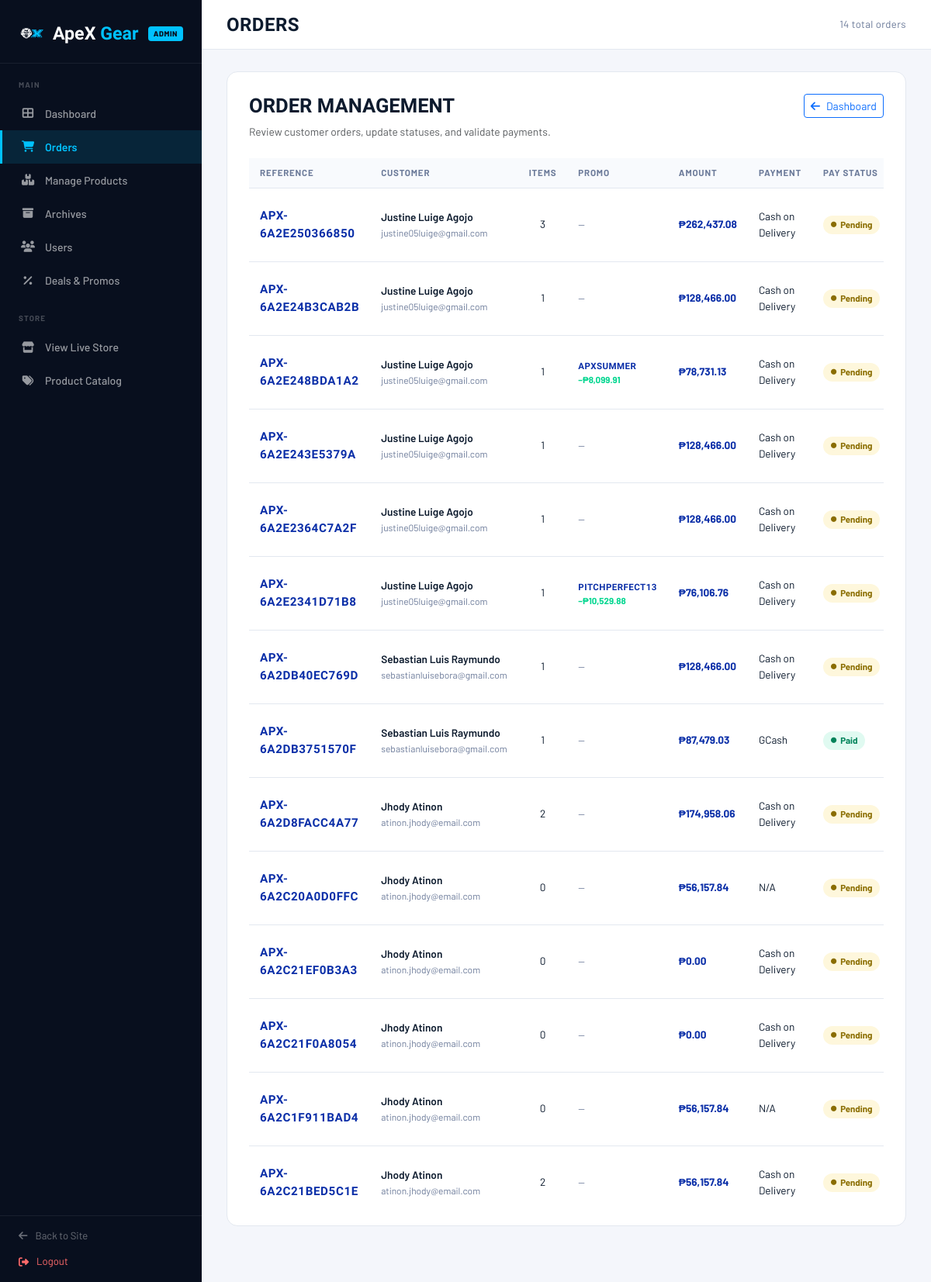
Screenshot of /admin/manage_orders.php (signed in) with the database file from the repository.
### tables this page shows
CREATE TABLE `orders_tbl` (
  `order_id` int(11) NOT NULL,
  `user_id` int(11) DEFAULT NULL,
  `order_ref_code` varchar(50) NOT NULL,
  `coupon_id` int(11) DEFAULT NULL,
  `coupon_code` varchar(50) DEFAULT NULL,
  `discount_amount` decimal(10,2) NOT NULL DEFAULT 0.00,
  `subtotal` decimal(10,2) NOT NULL,
  `tax` decimal(10,2) NOT NULL,
  `shipping_fee` decimal(10,2) NOT NULL,
  `total_amount` decimal(10,2) NOT NULL,
  `order_status` varchar(50) NOT NULL DEFAULT 'Pending',
  `created_at` datetime NOT NULL DEFAULT current_timestamp()
);

CREATE TABLE `users_tbl` (
  `user_id` int(11) NOT NULL,
  `first_name` varchar(50) NOT NULL,
  `last_name` varchar(50) NOT NULL,
  `m_name` varchar(50) DEFAULT NULL,
  `gender` varchar(20) DEFAULT NULL,
  `username` varchar(50) NOT NULL,
  `email` varchar(100) NOT NULL,
  `password` varchar(255) NOT NULL,
  `otp_code` int(6) DEFAULT NULL
);

### database/db_connect.php (called while the page is built, shortened)
<?php
class Database
{
    private $host = 'localhost';
    private $username = 'root';
    private $password = '';
    private $dbname = 'apexgear_db';
    public $conn;
    private function connect()
    {
        $this->conn = new mysqli($this->host, $this->username, $this->password, $this->dbname);
        $this->conn->set_charset("utf8mb4");
        $this->conn->query("SET time_zone = '+08:00'");
    }
    public function getConnection()
    {
        return $this->conn;
    }
}

### classes/Inventory.php (called while the page is built, shortened)
<?php
require_once __DIR__ . '/../database/db_connect.php';
class Inventory
{
    private $conn;
    public function __construct()
    {
        $db = new Database();
        $this->conn = $db->getConnection();
    }
    public function getAllOrders() {
        $query = "
            SELECT o.*, o.order_ref_code AS reference_number,
                   u.first_name, u.last_name, u.email, u.username,
                   TRIM(CONCAT_WS(' ', NULLIF(u.first_name, ''), NULLIF(u.last_name, ''))) AS customer_name,
                   TRIM(CONCAT_WS(' ', NULLIF(sa.first_name, ''), NULLIF(sa.last_name, ''))) AS shipping_name,
                   COALESCE(
                       NULLIF(TRIM(CONCAT_WS(' ', NULLIF(u.first_name, ''), NULLIF(u.last_name, ''))), ''),
                       NULLIF(TRIM(CONCAT_WS(' ', NULLIF(sa.first_name, ''), NULLIF(sa.last_name, ''))), ''),
                       NULLIF(u.username, ''),
                       'Guest'
                   ) AS display_customer_name,
                   sa.phone_number, sa.street_address, sa.city, sa.zip_code,
                   p.method AS payment_method,
                   p.status AS payment_status,
                   p.qr_screenshot_path AS payment_screenshot,
                   p.transaction_id,
                   (SELECT SUM(quantity) FROM order_items_tbl WHERE order_id = o.order_id) as items_count
            FROM orders_tbl o
            LEFT JOIN users_tbl u ON o.user_id = u.user_id
            LEFT JOIN shipping_address_tbl sa ON sa.order_ref_code = o.order_ref_code
            LEFT JOIN payments_tbl p ON o.order_id = p.order_id
            ORDER BY o.created_at DESC
        ";
        $result = $this->conn->query($query);
        $orders = [];
        if ($result) {
            while ($row = $result->fetch_assoc()) {
                $orderId = $row['order_id'];
                $itemQuery = "
                    SELECT oi.product_id, oi.quantity AS qty, oi.price_at_checkout AS price,
                           (oi.quantity * oi.price_at_checkout) AS line_total,
                           p.name, b.brand_name AS brand, c.category_name AS category,
                           (SELECT image_path FROM product_images_tbl WHERE product_id = p.product_id LIMIT 1) AS image
                    FROM order_items_tbl oi
                    LEFT JOIN products_tbl p ON oi.product_id = p.product_id
                    LEFT JOIN brand_tbl b ON p.brand_id = b.brand_id
                    LEFT JOIN category_tbl c ON p.category_id = c.category_id
                    WHERE oi.order_id = ?
                ";
                $stmt = $this->conn->prepare($itemQuery);
                if ($stmt) {
                    $stmt->bind_param("i", $orderId);
                    $stmt->execute();
                    $itemRes = $stmt->get_result();
                    $items = [];
                    while($itemRow = $itemRes->fetch_assoc()) {
                        $items[] = $itemRow;
                    }
                    $row['items'] = $items;
                } else {
                    $row['items'] = [];
                }
                $orders[] = $row;
            }
        }
        return $orders;
    }
}

### admin/manage_orders.php (the view, shortened to what this page needs)
<?php
require_once __DIR__ . '/../classes/Inventory.php';
require_once __DIR__ . '/../database/db_connect.php';
$inv    = new Inventory();
$orders = $inv->getAllOrders();
?>
<!DOCTYPE html>
<html lang="en">
<head>
    <link href="https://cdn.jsdelivr.net/npm/bootstrap@5.3.3/dist/css/bootstrap.min.css" rel="stylesheet">
    <link href="https://cdnjs.cloudflare.com/ajax/libs/font-awesome/6.5.0/css/all.min.css" rel="stylesheet">
    <link href="../assets/css/style.css" rel="stylesheet">
    <link href="../assets/css/admin-style.css" rel="stylesheet">
</head>
<body>
    <aside class="sidebar">
        <a href="../index.php" class="sidebar-brand">
            <img src="../assets/images/ApeX Logo.png" alt="ApeX Gear">
            <div><span class="t1">ApeX </span><span class="t2">Gear</span></div>
            <span class="sidebar-badge">Admin</span>
        </a>
        <nav class="sidebar-nav">
            <div class="sidebar-section-label">Main</div>
            <a href="apex26admin.php"><i class="fas fa-th-large"></i> Dashboard</a>
            <a href="manage_orders.php" class="active"><i class="fas fa-shopping-cart"></i> Orders
            </a>
            <a href="manage_products.php"><i class="fas fa-boxes"></i> Manage Products</a>
            <a href="manage_archives.php"><i class="fas fa-archive"></i> Archives</a>
            <a href="manage_users.php"><i class="fas fa-users"></i> Users</a>
            <a href="manage_deals.php"><i class="fas fa-percentage"></i> Deals &amp; Promos</a>
            <div class="sidebar-section-label">Store</div>
            <a href="../index.php" target="_blank"><i class="fas fa-store"></i> View Live Store</a>
            <a href="../index.php?page=products" target="_blank"><i class="fas fa-tags"></i> Product Catalog</a>
        </nav>
        <div class="sidebar-footer" style="display: flex; flex-direction: column; gap: 14px;">
            <a href="../index.php"><i class="fas fa-arrow-left"></i> Back to Site</a>
            <a href="admin_logout.php" style="color: #ff6b6b;"><i class="fas fa-sign-out-alt"></i> Logout</a>
        </div>
    </aside>
    <div class="main-wrap">
        <header class="topbar">
            <span class="topbar-title">Orders</span>
            <span style="font-size:.82rem;color:var(--text-muted);"><?php echo count($orders); ?> total orders</span>
        </header>
        <main class="page-body">
            <div class="order-card">
                <div class="d-flex flex-column flex-md-row justify-content-between align-items-start gap-3 mb-4">
                    <div>
                        <h2 style="font-family:'Barlow Condensed',sans-serif;font-weight:900;font-size:1.6rem;text-transform:uppercase;">Order Management</h2>
                        <p class="text-muted mb-0" style="font-size:.86rem;">Review customer orders, update statuses, and validate payments.</p>
                    </div>
                    <a href="apex26admin.php" class="btn btn-outline-primary btn-sm"><i class="fas fa-arrow-left me-2"></i>Dashboard</a>
                </div>
                <?php if (empty($orders)): ?>
                    <div class="alert alert-warning">No orders have been placed yet.</div>
                <?php else: ?>
                    <div class="order-table">
                        <table>
                            <thead>
                                <tr>
                                    <th>Reference</th>
                                    <th>Customer</th>
                                    <th>Items</th>
                                    <th>Promo</th>
                                    <th>Amount</th>
                                    <th>Payment</th>
                                    <th>Pay Status</th>
                                </tr>
                            </thead>
                            <tbody>
                                <?php foreach ($orders as $order):
                                    $payStatus = strtolower($order['payment_status'] ?? 'pending');
                                    $payClass  = match ($payStatus) {
                                        'success', 'paid', 'completed' => 'success',
                                        'failed'                        => 'failed',
                                        default                         => 'pending',
                                    };
                                    $payLabel  = match ($payClass) {
                                        'success' => 'Paid',
                                        'failed'  => 'Failed',
                                        default   => 'Pending',
                                    };
                                    $payMethod = $order['payment_method'] ?? 'N/A';
                                    $customerName = trim((string)($order['display_customer_name'] ?? $order['customer_name'] ?? $order['username'] ?? ''));
                                ?>
                                    <tr>
                                        <td><span class="ref-code"><?php echo htmlspecialchars($order['reference_number'] ?? '—'); ?></span></td>
                                        <td>
                                            <div style="font-weight:600;"><?php echo htmlspecialchars($customerName); ?></div>
                                            <div style="font-size:.75rem;color:var(--text-muted);"><?php echo htmlspecialchars($order['email'] ?: '—'); ?></div>
                                        </td>
                                        <td style="text-align:center;"><?php echo intval($order['items_count'] ?? 0); ?></td>
                                        <td>
                                            <?php if (!empty($order['coupon_code'])): ?>
                                                <span class="ref-code" style="font-size:.72rem;"><?php echo htmlspecialchars($order['coupon_code']); ?></span>
                                                <div style="font-size:.72rem;color:var(--success);font-weight:700;">&minus;₱<?php echo number_format($order['discount_amount'] ?? 0, 2); ?></div>
                                            <?php else: ?>
                                                <span style="color:var(--text-muted);font-size:.78rem;">&mdash;</span>
                                            <?php endif; ?>
                                        </td>
                                        <td style="font-weight:700;color:var(--blue);">₱<?php echo number_format($order['total_amount'] ?? 0, 2); ?></td>
                                        <td><?php echo htmlspecialchars($payMethod); ?></td>
                                        <td><span class="pay-badge <?php echo $payClass; ?>"><i class="fas fa-circle" style="font-size:.45rem;"></i><?php echo $payLabel; ?></span></td>
                                    </tr>
                                <?php endforeach; ?>
                            </tbody>
                        </table>
                    </div>
                <?php endif; ?>
            </div>
        </main>
    </div>
</body>
</html>

### assets/css/style.css (style rules this page uses)
:root { --apex-blue: #0b2fa8; --apex-blue-mid: #1549d4; --apex-blue-lt: #2d6be4; --apex-accent: #00c2ff; --apex-dark: #060f2e; --apex-white: #ffffff; --apex-grey: #f0f4ff; --apex-border: #d0daf8; --apex-text: #1a1f3c; --apex-muted: #6b78a8; --nav-h: 64px; }
*, *::before, *::after { box-sizing: border-box; margin: 0; padding: 0; }
body { font-family: 'Barlow', sans-serif; color: var(--apex-text); background: var(--apex-white); display: flex; flex-direction: column; min-height: 100vh; }
.topbar { background: var(--apex-dark); color: #a0b0d8; font-size: .78rem; padding: 6px 0; letter-spacing: .03em; }

### assets/css/admin-style.css (style rules this page uses)
:root { --sidebar-w: 260px; --sidebar-bg: #080f1e; --sidebar-hover: rgba(0, 194, 255, .08); --sidebar-active: #00c2ff; --accent: #00c2ff; --accent-gold: #f5c518; --panel-bg: #f4f6fb; --card-bg: #ffffff; --border: #e3e8f0; --text-main: #0d1b2e; --text-muted: #6b7a99; --blue: #0b2fa8; --danger: #ff3b5c; --success: #00d68f; }
*, *::before, *::after { box-sizing: border-box; margin: 0; padding: 0; }
body { font-family: 'Barlow', sans-serif; background: var(--panel-bg); color: var(--text-main); display: flex; min-height: 100vh; overflow-x: hidden; }
.sidebar { width: var(--sidebar-w); min-height: 100vh; background: var(--sidebar-bg); display: flex; flex-direction: column; position: fixed; top: 0; left: 0; bottom: 0; z-index: 1000; transition: transform .3s ease; }
.sidebar-brand { display: flex; align-items: center; gap: 10px; padding: 26px 24px 20px; border-bottom: 1px solid rgba(255, 255, 255, .07); text-decoration: none; }
.sidebar-brand img { height: 34px; }
.sidebar-badge { margin-left: auto; background: var(--accent); color: var(--sidebar-bg); font-size: .6rem; font-weight: 800; letter-spacing: .06em; padding: 2px 7px; border-radius: 4px; text-transform: uppercase; }
.sidebar-section-label { font-size: .62rem; font-weight: 700; letter-spacing: .12em; text-transform: uppercase; color: rgba(255, 255, 255, .25); padding: 20px 24px 8px; }
.sidebar-nav { flex: 1; padding-bottom: 12px; }
.sidebar-nav a { display: flex; align-items: center; gap: 13px; padding: 11px 24px; color: rgba(255, 255, 255, .58); text-decoration: none; font-size: .88rem; font-weight: 500; border-left: 3px solid transparent; transition: all .18s ease; }
.sidebar-nav a.active { background: rgba(0, 194, 255, .12); color: var(--accent); border-left-color: var(--accent); font-weight: 600; }
.sidebar-nav a i { width: 18px; text-align: center; font-size: .9rem; }
.sidebar-footer { padding: 16px 24px; border-top: 1px solid rgba(255, 255, 255, .07); }
.sidebar-footer a { display: flex; align-items: center; gap: 10px; color: rgba(255, 255, 255, .4); font-size: .82rem; text-decoration: none; transition: color .18s; }
.main-wrap { margin-left: var(--sidebar-w); flex: 1; display: flex; flex-direction: column; min-height: 100vh; }
.topbar { background: var(--card-bg); border-bottom: 1px solid var(--border); padding: 0 32px; height: 64px; display: flex; align-items: center; justify-content: space-between; position: sticky; top: 0; z-index: 100; }
.topbar-title { font-family: 'Barlow Condensed', sans-serif; font-weight: 800; font-size: 1.5rem; text-transform: uppercase; letter-spacing: .02em; color: var(--text-main); }
.page-body { padding: 28px 32px 48px; flex: 1; }

### rows the page displays
orders_tbl: order_ref_code "APX-6A2E250366850", customerName "Justine Luige Agojo", user.email "justine05luige@gmail.com", items_count "3", total_amount "262,437.08", payMethod "Cash on Delivery", payLabel "Pending"
orders_tbl: order_ref_code "APX-6A2E24B3CAB2B", customerName "Justine Luige Agojo", user.email "justine05luige@gmail.com", items_count "1", total_amount "128,466.00", payMethod "Cash on Delivery", payLabel "Pending"
orders_tbl: order_ref_code "APX-6A2E248BDA1A2", customerName "Justine Luige Agojo", user.email "justine05luige@gmail.com", items_count "1", coupon_code "APXSUMMER", discount_amount "8,099.91", total_amount "78,731.13", payMethod "Cash on Delivery", payLabel "Pending"
orders_tbl: order_ref_code "APX-6A2E243E5379A", customerName "Justine Luige Agojo", user.email "justine05luige@gmail.com", items_count "1", total_amount "128,466.00", payMethod "Cash on Delivery", payLabel "Pending"
orders_tbl: order_ref_code "APX-6A2E2364C7A2F", customerName "Justine Luige Agojo", user.email "justine05luige@gmail.com", items_count "1", total_amount "128,466.00", payMethod "Cash on Delivery", payLabel "Pending"
orders_tbl: order_ref_code "APX-6A2E2341D71B8", customerName "Justine Luige Agojo", user.email "justine05luige@gmail.com", items_count "1", coupon_code "PITCHPERFECT13", discount_amount "10,529.88", total_amount "76,106.76", payMethod "Cash on Delivery", payLabel "Pending"
orders_tbl: order_ref_code "APX-6A2DB40EC769D", customerName "Sebastian Luis Raymundo", user.email "sebastianluisebora@gmail.com", items_count "1", total_amount "128,466.00", payMethod "Cash on Delivery", payLabel "Pending"
orders_tbl: order_ref_code "APX-6A2DB3751570F", customerName "Sebastian Luis Raymundo", user.email "sebastianluisebora@gmail.com", items_count "1", total_amount "87,479.03", payMethod "GCash", payLabel "Paid"
orders_tbl: order_ref_code "APX-6A2D8FACC4A77", customerName "Jhody Atinon", user.email "atinon.jhody@email.com", items_count "2", total_amount "174,958.06", payMethod "Cash on Delivery", payLabel "Pending"
orders_tbl: order_ref_code "APX-6A2C20A0D0FFC", customerName "Jhody Atinon", user.email "atinon.jhody@email.com", items_count "0", total_amount "56,157.84", payMethod "N/A", payLabel "Pending"
orders_tbl: order_ref_code "APX-6A2C21EF0B3A3", customerName "Jhody Atinon", user.email "atinon.jhody@email.com", items_count "0", total_amount "0.00", payMethod "Cash on Delivery", payLabel "Pending"
orders_tbl: order_ref_code "APX-6A2C21F0A8054", customerName "Jhody Atinon", user.email "atinon.jhody@email.com", items_count "0", total_amount "0.00", payMethod "Cash on Delivery", payLabel "Pending"
orders_tbl: order_ref_code "APX-6A2C1F911BAD4", customerName "Jhody Atinon", user.email "atinon.jhody@email.com", items_count "0", total_amount "56,157.84", payMethod "N/A", payLabel "Pending"
orders_tbl: order_ref_code "APX-6A2C21BED5C1E", customerName "Jhody Atinon", user.email "atinon.jhody@email.com", items_count "2", total_amount "56,157.84", payMethod "Cash on Delivery", payLabel "Pending"

### other values shown
count($orders) "14"
